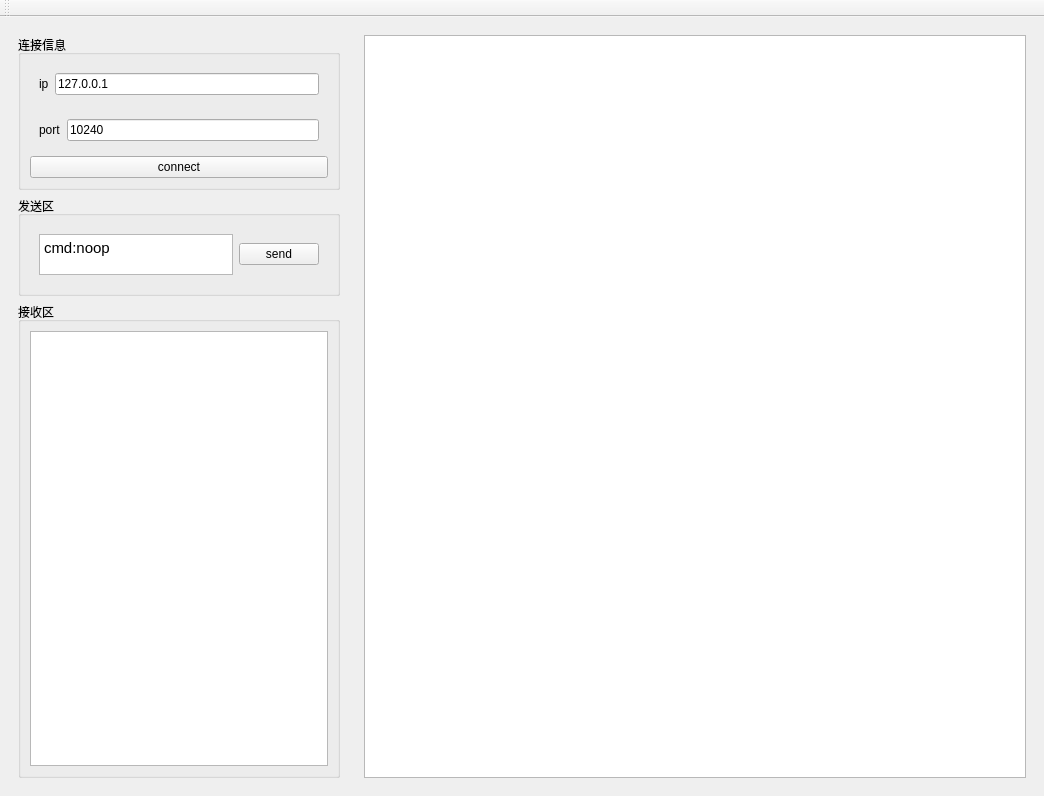
<?xml version="1.0" encoding="UTF-8"?>
<ui version="4.0">
 <class>mainWindow</class>
 <widget class="QMainWindow" name="mainWindow">
  <property name="geometry">
   <rect>
    <x>0</x>
    <y>0</y>
    <width>1044</width>
    <height>796</height>
   </rect>
  </property>
  <property name="windowTitle">
   <string>mainWindow</string>
  </property>
  <widget class="QWidget" name="centralwindow">
   <layout class="QHBoxLayout" name="horizontalLayout_7" stretch="1,2">
    <item>
     <widget class="QWidget" name="widget_3" native="true">
      <layout class="QVBoxLayout" name="verticalLayout_3">
       <item>
        <widget class="QGroupBox" name="groupBox_3">
         <property name="maximumSize">
          <size>
           <width>16777215</width>
           <height>400</height>
          </size>
         </property>
         <property name="title">
          <string>连接信息</string>
         </property>
         <layout class="QVBoxLayout" name="verticalLayout_5">
          <item>
           <widget class="QWidget" name="widget_31" native="true">
            <layout class="QHBoxLayout" name="horizontalLayout_2">
             <item>
              <widget class="QLabel" name="label_2">
               <property name="text">
                <string>ip</string>
               </property>
              </widget>
             </item>
             <item>
              <widget class="QLineEdit" name="ipLineEdit">
               <property name="text">
                <string>127.0.0.1</string>
               </property>
              </widget>
             </item>
            </layout>
           </widget>
          </item>
          <item>
           <widget class="QWidget" name="widget" native="true">
            <layout class="QHBoxLayout" name="horizontalLayout">
             <item>
              <widget class="QLabel" name="label">
               <property name="text">
                <string>port</string>
               </property>
              </widget>
             </item>
             <item>
              <widget class="QLineEdit" name="portLineEdit">
               <property name="text">
                <string>10240</string>
               </property>
              </widget>
             </item>
            </layout>
           </widget>
          </item>
          <item>
           <widget class="QPushButton" name="connBtn">
            <property name="text">
             <string>connect</string>
            </property>
           </widget>
          </item>
         </layout>
        </widget>
       </item>
       <item>
        <widget class="QGroupBox" name="groupBox_4">
         <property name="maximumSize">
          <size>
           <width>16777215</width>
           <height>100</height>
          </size>
         </property>
         <property name="title">
          <string>发送区</string>
         </property>
         <layout class="QHBoxLayout" name="horizontalLayout_5">
          <item>
           <widget class="QWidget" name="widget_2" native="true">
            <property name="maximumSize">
             <size>
              <width>16777215</width>
              <height>100</height>
             </size>
            </property>
            <layout class="QHBoxLayout" name="horizontalLayout_4">
             <item>
              <widget class="QTextEdit" name="sendTextEdit">
               <property name="html">
                <string>&lt;!DOCTYPE HTML PUBLIC &quot;-//W3C//DTD HTML 4.0//EN&quot; &quot;http://www.w3.org/TR/REC-html40/strict.dtd&quot;&gt;
&lt;html&gt;&lt;head&gt;&lt;meta name=&quot;qrichtext&quot; content=&quot;1&quot; /&gt;&lt;style type=&quot;text/css&quot;&gt;
p, li { white-space: pre-wrap; }
&lt;/style&gt;&lt;/head&gt;&lt;body style=&quot; font-family:'Ubuntu'; font-size:11pt; font-weight:400; font-style:normal;&quot;&gt;
&lt;p style=&quot; margin-top:0px; margin-bottom:0px; margin-left:0px; margin-right:0px; -qt-block-indent:0; text-indent:0px;&quot;&gt;cmd:noop&lt;/p&gt;&lt;/body&gt;&lt;/html&gt;</string>
               </property>
              </widget>
             </item>
             <item>
              <widget class="QPushButton" name="sendBtn">
               <property name="text">
                <string>send</string>
               </property>
              </widget>
             </item>
            </layout>
           </widget>
          </item>
         </layout>
        </widget>
       </item>
       <item>
        <widget class="QGroupBox" name="groupBox_5">
         <property name="title">
          <string>接收区</string>
         </property>
         <layout class="QVBoxLayout" name="verticalLayout_2">
          <item>
           <widget class="QListWidget" name="recvListWidget"/>
          </item>
         </layout>
        </widget>
       </item>
      </layout>
     </widget>
    </item>
    <item>
     <widget class="QWidget" name="widget_4" native="true">
      <layout class="QVBoxLayout" name="verticalLayout_4">
       <item>
        <widget class="QListWidget" name="listWidget"/>
       </item>
      </layout>
     </widget>
    </item>
   </layout>
  </widget>
  <widget class="QToolBar" name="toolBar">
   <property name="windowTitle">
    <string>toolBar</string>
   </property>
   <attribute name="toolBarArea">
    <enum>TopToolBarArea</enum>
   </attribute>
   <attribute name="toolBarBreak">
    <bool>false</bool>
   </attribute>
  </widget>
 </widget>
 <resources/>
 <connections/>
</ui>
